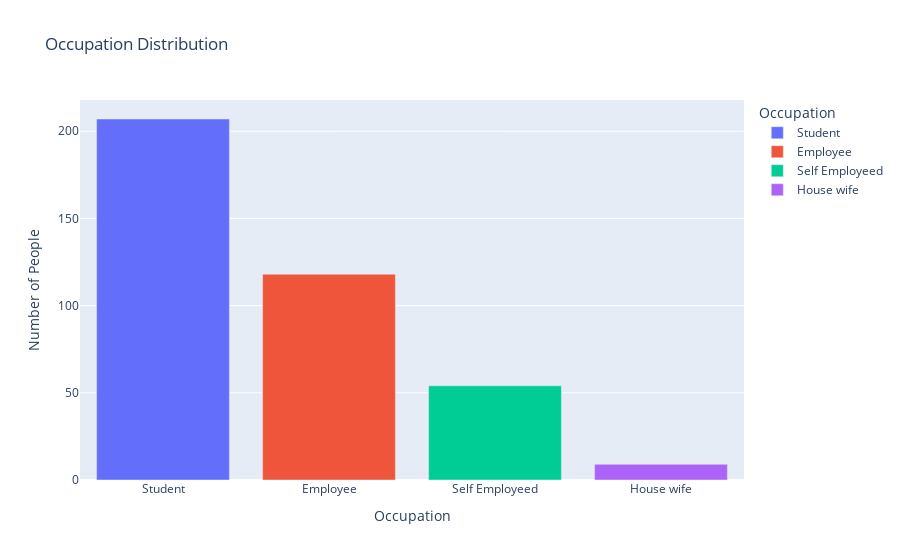

The code cell stored with this chart in its notebook:
### Markdown cell above
OCCUPATION

### Code cell
# Extract the values from the 'Age' column and count occurrences
occupation_counts = online_food['Occupation'].value_counts().reset_index()
occupation_counts.columns = ['Occupation', 'Count']

# Create the bar chart with color grading
fig = px.bar(occupation_counts, x='Occupation', y='Count', title='Occupation Distribution',
             labels={'Occupation': 'Occupation', 'Count': 'Number of People'},
             color='Occupation', color_continuous_scale='Viridis')

# Show the plot
fig.show()

### Figure 1 — Plotly figure (JSON) as saved in the notebook; plotly's stock layout.template omitted (floating-point values rounded to 4 significant figures)
{"data": [{"alignmentgroup": "True", "hovertemplate": "Occupation=%{x}<br>Number of People=%{y}<extra></extra>", "legendgroup": "Student", "marker": {"color": "#636efa", "pattern": {"shape": ""}}, "name": "Student", "offsetgroup": "Student", "orientation": "v", "showlegend": true, "textposition": "auto", "type": "bar", "x": ["Student"], "xaxis": "x", "y": [207], "yaxis": "y"}, {"alignmentgroup": "True", "hovertemplate": "Occupation=%{x}<br>Number of People=%{y}<extra></extra>", "legendgroup": "Employee", "marker": {"color": "#EF553B", "pattern": {"shape": ""}}, "name": "Employee", "offsetgroup": "Employee", "orientation": "v", "showlegend": true, "textposition": "auto", "type": "bar", "x": ["Employee"], "xaxis": "x", "y": [118], "yaxis": "y"}, {"alignmentgroup": "True", "hovertemplate": "Occupation=%{x}<br>Number of People=%{y}<extra></extra>", "legendgroup": "Self Employeed", "marker": {"color": "#00cc96", "pattern": {"shape": ""}}, "name": "Self Employeed", "offsetgroup": "Self Employeed", "orientation": "v", "showlegend": true, "textposition": "auto", "type": "bar", "x": ["Self Employeed"], "xaxis": "x", "y": [54], "yaxis": "y"}, {"alignmentgroup": "True", "hovertemplate": "Occupation=%{x}<br>Number of People=%{y}<extra></extra>", "legendgroup": "House wife", "marker": {"color": "#ab63fa", "pattern": {"shape": ""}}, "name": "House wife", "offsetgroup": "House wife", "orientation": "v", "showlegend": true, "textposition": "auto", "type": "bar", "x": ["House wife"], "xaxis": "x", "y": [9], "yaxis": "y"}], "layout": {"barmode": "relative", "legend": {"title": {"text": "Occupation"}, "tracegroupgap": 0}, "title": {"text": "Occupation Distribution"}, "xaxis": {"anchor": "y", "categoryarray": ["Student", "Employee", "Self Employeed", "House wife"], "categoryorder": "array", "domain": [0, 1], "title": {"text": "Occupation"}}, "yaxis": {"anchor": "x", "domain": [0, 1], "title": {"text": "Number of People"}}}}
